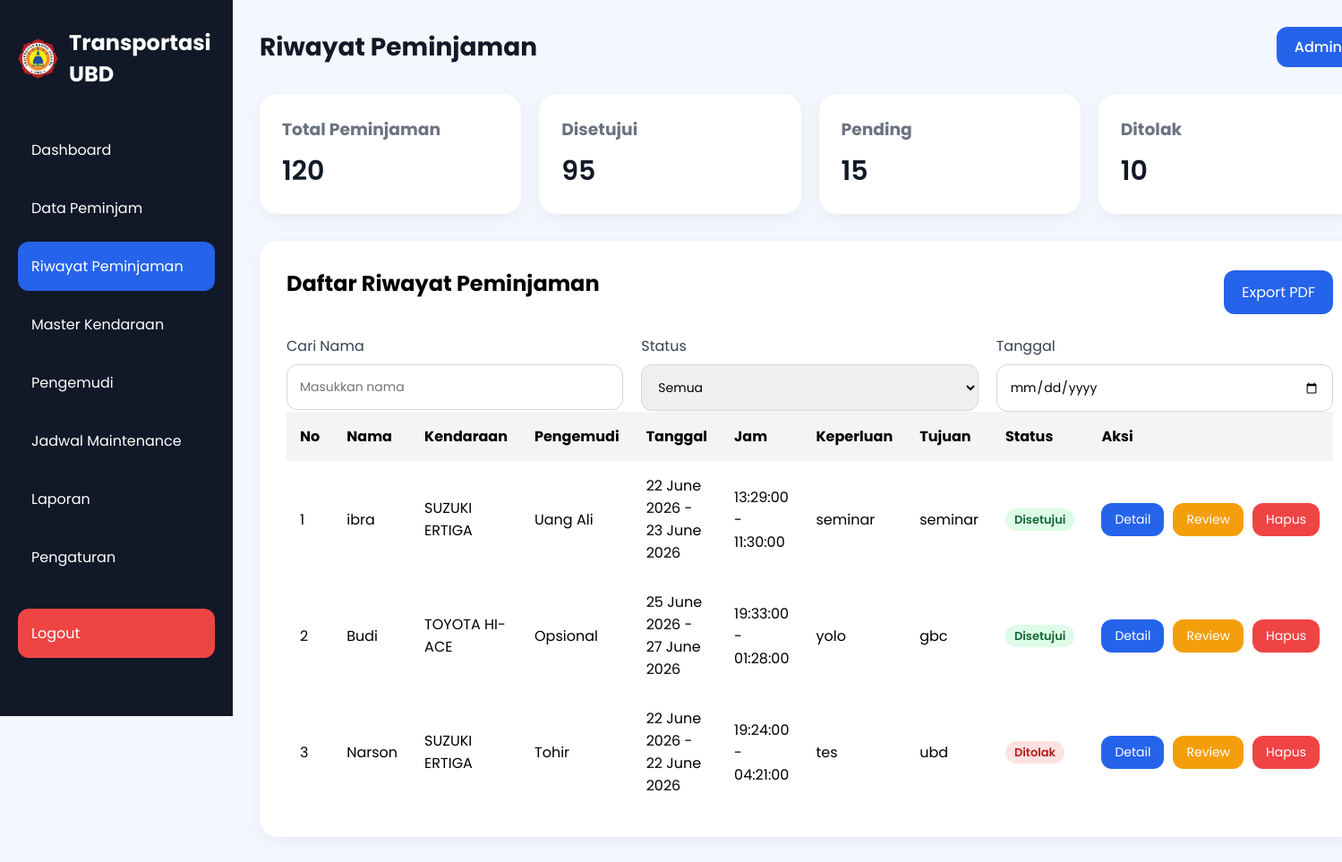
/riwayat.php (signed in), run on the app's committed database.
### tables this page shows
CREATE TABLE `riwayat` (
  `id` int(11) NOT NULL,
  `nama_peminjam` varchar(100) NOT NULL,
  `kendaraan` varchar(100) NOT NULL,
  `pengemudi` varchar(100) NOT NULL,
  `tanggal_pinjam` date NOT NULL,
  `jam_berangkat` time NOT NULL,
  `tanggal_kembali` date NOT NULL,
  `jam_kembali` time NOT NULL,
  `keperluan` text NOT NULL,
  `tujuan` text NOT NULL,
  `status` enum('disetujui','pending','ditolak') DEFAULT 'pending',
  `created_at` timestamp NOT NULL DEFAULT current_timestamp()
);

CREATE TABLE `kendaraan` (
  `id_kendaraan` int(11) NOT NULL,
  `merk_jenis` varchar(100) NOT NULL,
  `tahun` int(11) NOT NULL,
  `no_polisi` varchar(15) NOT NULL,
  `tgl_pajak_stnk` varchar(30) DEFAULT NULL,
  `jenis` enum('Mobil','Motor') NOT NULL,
  `status` varchar(20) NOT NULL DEFAULT 'siap'
);

### riwayat.php (the view, shortened to what this page needs)
<?php
require_once "config/koneksi.php";
$queryRiwayat = mysqli_query($conn,"
    SELECT
        r.*,
        k.merk_jenis
    FROM riwayat r
    LEFT JOIN kendaraan k
        ON r.kendaraan = k.no_polisi
    ORDER BY r.id DESC
");
?>
<!DOCTYPE html>
<html lang="id">
<head>
    <link rel="stylesheet" href="style.css">
</head>
<body>
<div class="container">
    <div class="sidebar">
        <div class="logo">
    <img
        src="logo ubd.png"
        alt="Logo UBD"
        class="logo-img"
    >
    <h2>Transportasi UBD</h2>
</div>
        <ul class="menu">
            <li>
                <a href="index.php">Dashboard</a>
            </li>
            <li>
                <a href="data-peminjam.php">Data Peminjam</a>
            </li>
            <li class="active">
                <a href="riwayat.php">Riwayat Peminjaman</a>
            </li>
            <li>
                <a href="kendaraan.php">Master Kendaraan</a>
            </li>
            <li>
                <a href="pengemudi.php">Pengemudi</a>
            </li>
            <li>
                <a href="jadwal.php">Jadwal Maintenance</a>
            </li>
            <li>
                <a href="laporan.php">Laporan</a>
            </li>
            <li>
                <a href="pengaturan.php">Pengaturan</a>
            </li>
            <li class="logout-menu">
                <a href="proses/logout.php">Logout</a>
            </li>
        </ul>
    </div>
    <div class="main-content">
        <div class="navbar">
            <h1>Riwayat Peminjaman</h1>
            <div class="profile">
                <a href="LOGIN.php">Admin</a>
            </div>
        </div>
        <div class="cards">
            <div class="card">
                <h3>Total Peminjaman</h3>
                <p>120</p>
            </div>
            <div class="card">
                <h3>Disetujui</h3>
                <p>95</p>
            </div>
            <div class="card">
                <h3>Pending</h3>
                <p>15</p>
            </div>
            <div class="card">
                <h3>Ditolak</h3>
                <p>10</p>
            </div>
        </div>
        <div class="table-container">
            <div style="
                display:flex;
                justify-content:space-between;
                align-items:center;
                margin-bottom:20px;
            ">
                <h2>Daftar Riwayat Peminjaman</h2>
            <button id="btnExport" style="
                width:auto;
                padding:12px 20px;
            " class="btn-1"
            onclick="window.location.href='export_pdf.php'">
                Export PDF
            </button>
            </div>
            <div class="row">
                <div class="input-group">
                    <label>Cari Nama</label>
                    <input type="text" id="searchNama" placeholder="Masukkan nama">
                </div>
                <div class="input-group">
                    <label>Status</label>
                    <select id="searchStatus">
                        <option>Semua</option>
                    </select>
                </div>
                <div class="input-group">
                    <label>Tanggal</label>
                    <input type="date" id="searchTanggal">
                </div>
            </div>
            <table>
                <thead>
                    <tr>
                        <th>No</th>
                        <th>Nama</th>
                        <th>Kendaraan</th>
                        <th>Pengemudi</th>
                        <th>Tanggal</th>
                        <th>Jam</th>
                        <th>Keperluan</th>
                        <th>Tujuan</th>
                        <th>Status</th>
                        <th>Aksi</th>
                    </tr>
                </thead>
                <tbody id="dataRiwayat">
                    <?php
                    $no = 1;
                    while ($r = mysqli_fetch_assoc($queryRiwayat)) :
                    ?>
                    <tr>
                        <td><?= $no++; ?></td>
                        <td><?= $r['nama_peminjam']; ?></td>
                        <td><?= $r['merk_jenis']; ?></td>
                        <td><?= $r['pengemudi']; ?></td>
                        <td data-tanggal="<?= $r['tanggal_pinjam']; ?>">
                            <?= date('d F Y', strtotime($r['tanggal_pinjam'])); ?>
                            -
                            <?= date('d F Y', strtotime($r['tanggal_kembali'])); ?>
                        </td>
                        <td>
                            <?= $r['jam_berangkat']; ?>
                            -
                            <?= $r['jam_kembali']; ?>
                        </td>
                        <td><?= $r['keperluan']; ?></td>
                        <td><?= $r['tujuan']; ?></td>
                        <td>
                            <?php if($r['status'] == 'disetujui'): ?>
                                <span class="badge success">
                                    Disetujui
                                </span>
                            <?php elseif($r['status'] == 'pending'): ?>
                                <span class="badge pending">
                                    Pending
                                </span>
                            <?php else: ?>
                                <span class="badge maintenance">
                                    Ditolak
                                </span>
                            <?php endif; ?>
                        </td>
                        <td>
                            <div class="action-buttons">
                                <button style="
                                    width:auto;
                                    padding:8px 15px;
                                    font-size:14px; "
                                    class="btn-1 btnDetail"
                                    data-peminjam="<?= $r['nama_peminjam']; ?>"
                                    data-kendaraan="<?= $r['merk_jenis']; ?>"
                                    data-pengemudi="<?= $r['pengemudi']; ?>"
                                    data-tujuan="<?= $r['tujuan']; ?>"
                                    data-tanggal="<?= date('d F Y', strtotime($r['tanggal_pinjam'])); ?>"
                                    data-kembali="<?= date('d F Y', strtotime($r['tanggal_kembali'])); ?>">
                                    Detail
                                </button>
                                <button
                                    class="btn-1 btnReview"
                                    data-id="<?= $r['id']; ?>"
                                    data-nama="<?= $r['nama_peminjam']; ?>"
                                    style="
                                        width:auto;
                                        padding:8px 15px;
                                        font-size:14px;
                                        background:#f59e0b;
                                    "
                                >
                                    Review
                                </button>
                                <button
                                    style="
                                        width:auto;
                                        padding:8px 15px;
                                        font-size:14px;
                                        background:#ef4444;"
                                    class="btn-1 btnHapus"
                                    data-id="<?= $r['id']; ?>"
                                    data-nama="<?= $r['nama_peminjam']; ?>"
                                >
                                    Hapus
                                </button>
                            </div>
                        </td>
                    </tr>
                    <?php endwhile; ?>
                </tbody>
            </table>
        </div>
    </div>
</div>
</body>
</html>

### style.css (style rules this page uses)
* { margin:0; padding:0; box-sizing:border-box; font-family:'Poppins', sans-serif; }
body { background:#f4f7fe; }
.container { display:flex; }
.sidebar { width:260px; height:100vh; background:#111827; color:white; padding:30px 20px; position:fixed; }
.logo { display:flex; align-items:center; gap:12px; margin-bottom:40px; }
.logo-img { width:45px; height:45px; object-fit:contain; }
.logo h2 { font-size:24px; }
.menu { list-style:none; }
.menu li { padding:15px; margin-bottom:10px; border-radius:12px; cursor:pointer; transition:0.3s; }
.menu .active { background:#2563eb; }
.main-content { margin-left:260px; width:100%; padding:30px; }
.navbar { display:flex; justify-content:space-between; align-items:center; margin-bottom:30px; }
.navbar h1 { font-size:28px; color:#111827; }
.profile { background:#2563eb; padding:10px 20px; border-radius:12px; }
.profile a { color:white; text-decoration:none; font-weight:500; display:block; }
.cards { display:grid; grid-template-columns:repeat(auto-fit,minmax(220px,1fr)); gap:20px; margin-bottom:30px; }
.card { background:white; padding:25px; border-radius:20px; box-shadow:0 5px 20px rgba(0,0,0,0.05); }
.card h3 { color:#6b7280; margin-bottom:10px; }
.card p { font-size:30px; font-weight:600; color:#111827; }
.input-group { display:flex; flex-direction:column; width:100%; min-width:0; }
.input-group label { margin-bottom:8px; color:#374151; }
.input-group input, .input-group textarea, .input-group select { width:100%; max-width:100%; padding:14px; border:1px solid #d1d5db; border-radius:12px; outline:none; font-size:14px; box-sizing:border-box; }
.row { display:flex; gap:20px; }
.btn-1 { width:100%; padding:15px; border:none; background:#2563eb; color:white; border-radius:12px; font-size:16px; cursor:pointer; transition:0.3s; }
.table-container { background:white; padding:30px; border-radius:20px; box-shadow:0 5px 20px rgba(0,0,0,0.05); }
.table-container h2 { margin-bottom:20px; }
table { width:100%; border-collapse:collapse; }
table th, table td { padding:15px; text-align:left; }
table th { background:#f3f4f6; }
.menu li a { text-decoration: none; color: white; display: block; width: 100%; }
.action-buttons { display:flex; flex-direction:row; gap:10px; align-items:center; }
.logout-menu { margin-top:30px; background:#ef4444; border-radius:12px; }
.logout-menu a { color:white; text-decoration:none; display:block; }
.badge { display:inline-block; padding:5px 10px; border-radius:20px; font-size:13px; font-weight:600; line-height:1.2; }
.success { background:#dcfce7; color:#166534; }
.maintenance { background:#fee2e2; color:#b91c1c; }

### data on the page
riwayat: nama_peminjam "ibra", kendaraan.merk_jenis "SUZUKI ERTIGA", pengemudi "Uang Ali", tanggal_pinjam "22 June 2026", tanggal_kembali "23 June 2026", jam_berangkat "13:29:00", jam_kembali "11:30:00", keperluan "seminar", tujuan "seminar", status "Disetujui"
riwayat: nama_peminjam "Budi", kendaraan.merk_jenis "TOYOTA HI-ACE", pengemudi "Opsional", tanggal_pinjam "25 June 2026", tanggal_kembali "27 June 2026", jam_berangkat "19:33:00", jam_kembali "01:28:00", keperluan "yolo", tujuan "gbc", status "Disetujui"
riwayat: nama_peminjam "Narson", kendaraan.merk_jenis "SUZUKI ERTIGA", pengemudi "Tohir", tanggal_pinjam "22 June 2026", tanggal_kembali "22 June 2026", jam_berangkat "19:24:00", jam_kembali "04:21:00", keperluan "tes", tujuan "ubd", status "Ditolak"
